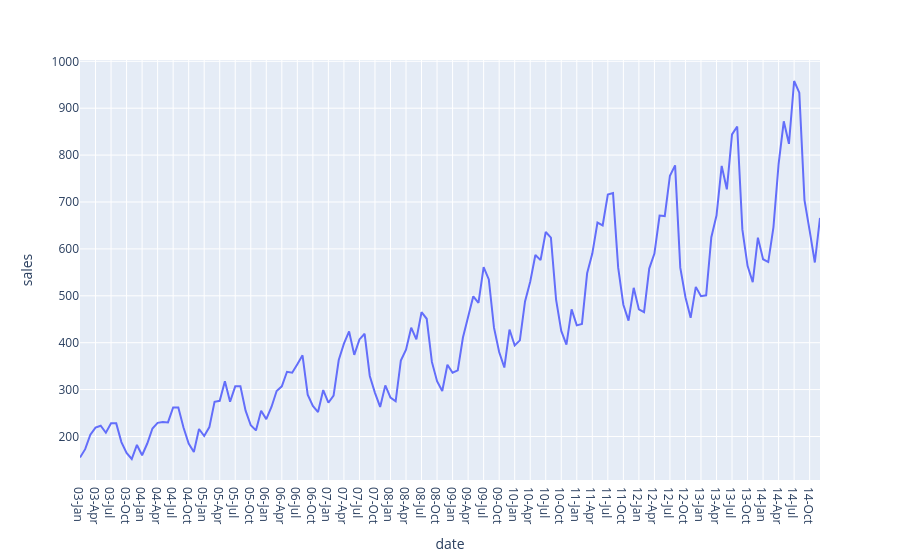

Here is the notebook cell this chart was saved with:
### Code cell
fig = px.line(data_frame=df, y='sales')
fig.show()

### Figure 1 — Plotly figure (JSON) as saved in the notebook; plotly's stock layout.template omitted (floating-point values rounded to 4 significant figures; data arrays with more than 128 entries replaced by an {"elided": "..."} marker saying what was removed)
{"data": [{"hovertemplate": "date=%{x}<br>sales=%{y}<extra></extra>", "legendgroup": "", "line": {"color": "#636efa", "dash": "solid"}, "marker": {"symbol": "circle"}, "mode": "lines", "name": "", "orientation": "v", "showlegend": false, "type": "scatter", "x": {"elided": "144 str values"}, "xaxis": "x", "y": {"elided": "144 int values"}, "yaxis": "y"}], "layout": {"legend": {"tracegroupgap": 0}, "margin": {"t": 60}, "xaxis": {"anchor": "y", "domain": [0, 1], "title": {"text": "date"}}, "yaxis": {"anchor": "x", "domain": [0, 1], "title": {"text": "sales"}}}}
